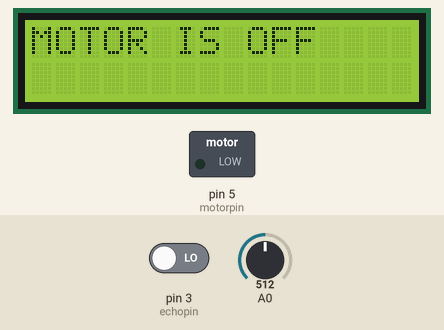
Simulated run of this sketch. Board: Arduino Uno, built with avr-gcc and run on an emulated ATmega328P. Shown: 16×2 character LCD, switched loads named in the sketch (green lamp = pin HIGH). The test bench sets the inputs (shaded band); at power-on: A0 = 512, pin 3 (echopin) LOW. Pins used as bus, display or sensor lines are not drawn; what the sketch prints to the serial monitor is not drawn.

Above: at 2.6 s.
2.7 s: A0 set to 490
At 6.8 s:
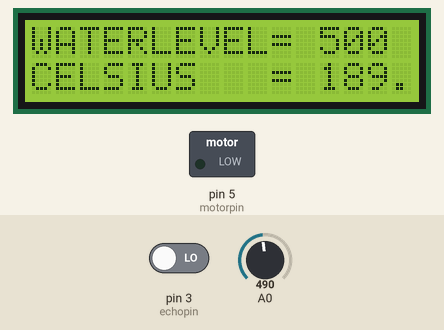
10.5 s: A0 set to 510
18.3 s: A0 set to 306
At 25.5 s:
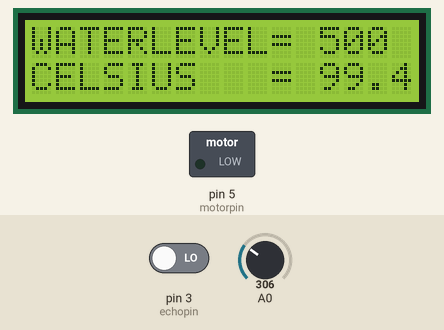
Timing chart, 0 to 27.0 s (numbered marks = the images above; inputs shaded):
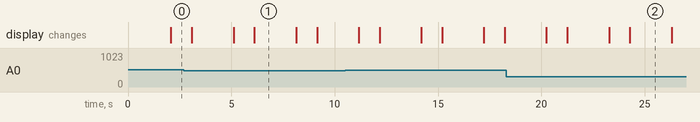

The sketch:

Smartwaterevel.ino
```cpp
#include<LiquidCrystal.h>
LiquidCrystal lcd(6,7,8,9,10,11);
int trigpin=4;
int echopin=3;
int motorpin=5;
int temp,level;
float distance,duration,voltage,millivolt,celsius;
int temp_sen()
{

  temp=analogRead(A0);
  voltage=temp*5.0/1024;
  millivolt=voltage*1000;
  celsius=(millivolt-500)/10;
  Serial.print("celsius=");
  Serial.println(celsius);
}
int ults_sen()
{

  digitalWrite(trigpin,HIGH);
  delay(10);
  digitalWrite(trigpin,LOW);
  duration=pulseIn(echopin,HIGH);
  distance=(duration/2)/29.1;
  Serial.print("distance=");
  Serial.println(distance);
}
int lcd_fn()
{
  level=500-distance;
  lcd.setCursor(0,0);
  lcd.print("WATERLEVEL=");
  lcd.setCursor(12,0);
  lcd.print(level);
  lcd.setCursor(0,1);
  lcd.print("CELSIUS   =");
  lcd.setCursor(12,1);
  lcd.print(celsius);

}
int motor_on()
{
  delay(1000);
  lcd.setCursor(0,0);
  lcd.print("MOTOR IS ON    ");
  lcd.setCursor(0,1);
  lcd.print("                ");
  delay(1000);
  lcd.clear();
  return lcd_fn();
}
int motor_off()
{
  delay(1000);
  if(distance<50){
    lcd.setCursor(0,0);
    lcd.print("MOTOR IS OFF     ");
    lcd.setCursor(0,1);
    lcd.print("                 ");
    delay(1000);
    lcd.clear();
    return lcd_fn();
  }
    else{

      lcd.setCursor(0,0);
      lcd.print("MOTOR IS OFF     ");
      lcd.setCursor(0,1);
      lcd.print("MOTOR ISOVERHEAT");
      delay(1000);
      lcd.clear();
      return lcd_fn();

    }

}


void setup()
{
  lcd.begin(16,2);
  pinMode(A0,INPUT);
  pinMode(trigpin,OUTPUT);
  pinMode(echopin,INPUT);
  pinMode(motorpin,OUTPUT);
  Serial.begin(9600);
}
void loop()
{
  //Temperature Sensor
   temp_sen();
  //Ultrasonic Distance Sensor
  ults_sen();

  if (celsius<25)
  {
        if (distance>50)
        {
          digitalWrite(motorpin,HIGH);
          motor_on();
        }
        else
        {
          digitalWrite(motorpin,LOW);
          motor_off();
        }
  }
  else
  {
    digitalWrite(motorpin,LOW);
    motor_off();

  }
  //LCD 16*2
  lcd_fn();

}
```

Measured:
- after the input at 2.7 s, the display: first differs from a run without the input after 3.4 s (image 1)
- after the input at 18.3 s, the display: first differs from a run without the input after 6.0 s (image 2)
- what the display in image 1 shows lasts 2.0 s, from 6.1 s to 8.1 s
